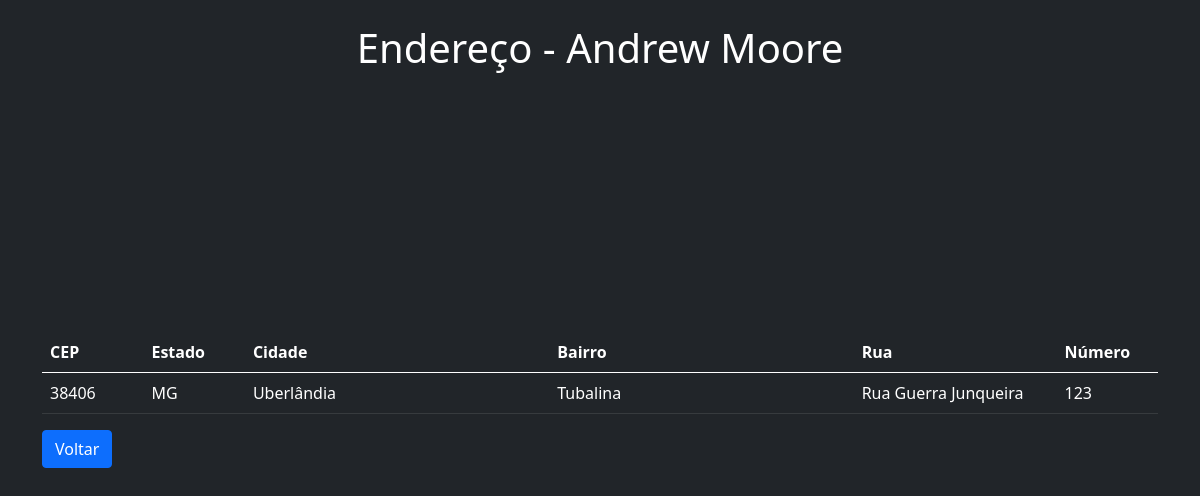
The app's page /pages/endereco.php?id=11&nome=Andrew Moore with its own data.
### tables this page shows
CREATE TABLE ENDERECO (
    ID INT PRIMARY KEY AUTO_INCREMENT,
    RUA VARCHAR(100) NOT NULL,
    NUMERO VARCHAR(10) NOT NULL,
    BAIRRO VARCHAR(50) NOT NULL,
    CIDADE VARCHAR(50) NOT NULL,
    ESTADO VARCHAR(2) NOT NULL,
    CEP VARCHAR(8) NOT NULL,
    ID_CONTATO INT NOT NULL,
    FOREIGN KEY (ID_CONTATO) REFERENCES CONTATO (ID)
);

### pages/crud/read/BuscarEnderecoContato.php (called while the page is built, shortened)
<?php
include('../inc/conecta.php');
$idContato = $_GET['id'];
$sql = "SELECT * FROM ENDERECO WHERE ID_CONTATO = $idContato";
$queryEndereco = mysql_query($sql, $link);
?>

### pages/endereco.php (the view, shortened to what this page needs)
<!DOCTYPE html>
<html lang="pt-BR">
<head>
    <link href="https://cdn.jsdelivr.net/npm/bootstrap@5.0.2/dist/css/bootstrap.min.css" rel="stylesheet">
    <?php include('crud/read/BuscarEnderecoContato.php'); ?>
    <link rel="stylesheet" type="text/css" href="../css/style.css">
</head>
<body>
<header class="mt-4">
        <div class="container">
            <h1 style="text-align: center;">Endereço - <?php echo $_GET['nome'] ?></h1>
        </div>
    </header>
    <main class="d-flex align-items-center">
        <div class="container">
            <div>
                <table class="table table-dark table-hover">
                    <thead>
                        <tr>
                            <th class="col-1">CEP</th>
                            <th class="col-1">Estado</th>
                            <th class="col-3">Cidade</th>
                            <th class="col-3">Bairro</th>
                            <th class="col-2">Rua</th>
                            <th class="col-1">Número</th>
                        </tr>
                    </thead>
                    <tbody>
                        <?php while ($contato = mysql_fetch_assoc($queryEndereco)) { ?>
                            <tr>
                                <td class="col-1"><?php echo utf8_encode($contato['CEP']); ?></td>
                                <td class="col-1"><?php echo utf8_encode($contato['ESTADO']); ?></td>
                                <td class="col-3"><?php echo utf8_encode($contato['CIDADE']); ?></td>
                                <td class="col-3"><?php echo utf8_encode($contato['BAIRRO']); ?></td>
                                <td class="col-2"><?php echo utf8_encode($contato['RUA']); ?></td>
                                <td class="col-1"><?php echo utf8_encode($contato['NUMERO']); ?></td>
                            </tr>
                        <?php } ?>
                    </tbody>
                </table>
            </div>
            <div class="d-flex justify-content-start mt-3">
                <a class="btn btn-primary me-3"  href="index.php">Voltar</a>
            </div>
        </div>
    </main>
</body>
</html>

### css/style.css (style rules this page uses)
body { background-color: #212529; color: #fff; }
main { height: 80vh; }

### records on screen
endereco: CEP "38406", ESTADO "MG", CIDADE "Uberlândia", BAIRRO "Tubalina", RUA "Rua Guerra Junqueira", NUMERO "123"

### other values on screen
$_GET['nome'] "Andrew Moore"
